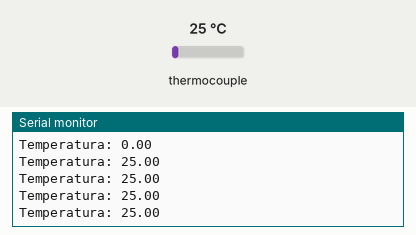
Simulated run of this sketch. Board: Arduino Uno, built with avr-gcc and run on an emulated ATmega328P. Parts: the last lines printed to the serial monitor. Wiring (inferred from the names in the program): MAX6675 thermocouple converter: CS pin 3; MISO pin 2; SCK pin 4. Inputs (shaded band) come from the test bench; at power-on: thermocouple 25 °C.

Above: at 1.4 s.
1.5 s: thermocouple set to 6 °C
At 1.72 s:
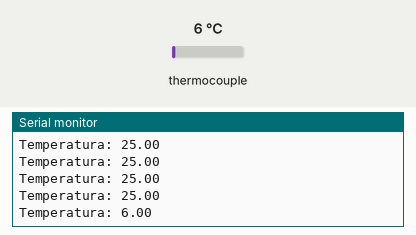
3.0 s: thermocouple set to 75 °C
At 3.22 s:
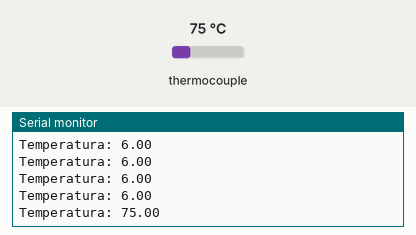
Timing chart, 0 to 6.0 s (numbered marks = the images above; inputs shaded):
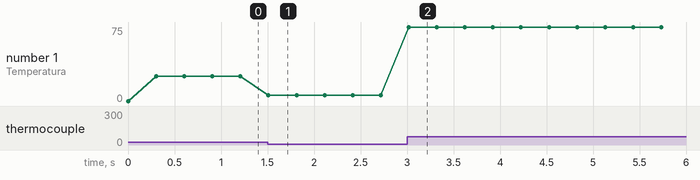

Measured:
- after the input at 1.5 s, the serial monitor: prints a new line at once (image 1)
- after the input at 3.0 s, the serial monitor: prints a new line at once (image 2)
- plotted number 1: 25 → 6 after the input at 1.5 s, 6 → 75 after the input at 3.0 s

The sketch:

termopar.ino
```cpp
#include <Wire.h>
#include <SPI.h>

#define MAX6675_SO 2
#define MAX6675_CS 3
#define MAX6675_SCK 4

void setup() {
  Serial.begin(9600);
}

void loop() {
    float temperatura = leer_termopar();
    Serial.print("Temperatura: ");
    Serial.println(temperatura);
    delay(300);
}

double leer_termopar() {

    uint16_t v;
    pinMode(MAX6675_CS, OUTPUT);
    pinMode(MAX6675_SO, INPUT);
    pinMode(MAX6675_SCK, OUTPUT);

    digitalWrite(MAX6675_CS, LOW);
    delay(1);

    // Read in 16 bits,
    //  15    = 0 always
    //  14..2 = 0.25 degree counts MSB First
    //  2     = 1 if thermocouple is open circuit
    //  1..0  = uninteresting status

    v = shiftIn(MAX6675_SO, MAX6675_SCK, MSBFIRST);
    v <<= 8;
    v |= shiftIn(MAX6675_SO, MAX6675_SCK, MSBFIRST);

    digitalWrite(MAX6675_CS, HIGH);
    if (v & 0x4)
    {
        // Bit 2 indicates if the thermocouple is disconnected
        return NAN;
    }

    // The lower three bits (0,1,2) are discarded status bits
    v >>= 3;

    // The remaining bits are the number of 0.25 degree (C) counts
    return v * 0.25;
}
```
